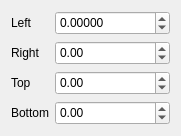
<?xml version="1.0" encoding="UTF-8"?>
<ui version="4.0">
 <class>RectFPropertyWidget</class>
 <widget class="QWidget" name="RectFPropertyWidget">
  <property name="geometry">
   <rect>
    <x>0</x>
    <y>0</y>
    <width>181</width>
    <height>127</height>
   </rect>
  </property>
  <property name="sizePolicy">
   <sizepolicy hsizetype="Minimum" vsizetype="Minimum">
    <horstretch>0</horstretch>
    <verstretch>0</verstretch>
   </sizepolicy>
  </property>
  <property name="windowTitle">
   <string>Form</string>
  </property>
  <layout class="QFormLayout" name="formLayout_2">
   <property name="fieldGrowthPolicy">
    <enum>QFormLayout::AllNonFixedFieldsGrow</enum>
   </property>
   <item row="0" column="0">
    <widget class="QLabel" name="label">
     <property name="text">
      <string>Left</string>
     </property>
    </widget>
   </item>
   <item row="0" column="1">
    <widget class="QDoubleSpinBox" name="dsbLeft">
     <property name="minimumSize">
      <size>
       <width>0</width>
       <height>24</height>
      </size>
     </property>
     <property name="decimals">
      <number>5</number>
     </property>
     <property name="minimum">
      <double>-10000.000000000000000</double>
     </property>
     <property name="maximum">
      <double>10000.000000000000000</double>
     </property>
    </widget>
   </item>
   <item row="1" column="0">
    <widget class="QLabel" name="label_2">
     <property name="text">
      <string>Right</string>
     </property>
    </widget>
   </item>
   <item row="1" column="1">
    <widget class="QDoubleSpinBox" name="dsbRight">
     <property name="minimumSize">
      <size>
       <width>0</width>
       <height>24</height>
      </size>
     </property>
     <property name="minimum">
      <double>-10000.000000000000000</double>
     </property>
     <property name="maximum">
      <double>10000.000000000000000</double>
     </property>
    </widget>
   </item>
   <item row="2" column="0">
    <widget class="QLabel" name="label_3">
     <property name="text">
      <string>Top</string>
     </property>
    </widget>
   </item>
   <item row="2" column="1">
    <widget class="QDoubleSpinBox" name="dsbTop">
     <property name="minimumSize">
      <size>
       <width>0</width>
       <height>24</height>
      </size>
     </property>
     <property name="minimum">
      <double>-10000.000000000000000</double>
     </property>
     <property name="maximum">
      <double>10000.000000000000000</double>
     </property>
    </widget>
   </item>
   <item row="3" column="0">
    <widget class="QLabel" name="label_4">
     <property name="text">
      <string>Bottom</string>
     </property>
    </widget>
   </item>
   <item row="3" column="1">
    <widget class="QDoubleSpinBox" name="dsbBottom">
     <property name="minimumSize">
      <size>
       <width>0</width>
       <height>24</height>
      </size>
     </property>
     <property name="minimum">
      <double>-10000.000000000000000</double>
     </property>
     <property name="maximum">
      <double>10000.000000000000000</double>
     </property>
    </widget>
   </item>
  </layout>
 </widget>
 <resources/>
 <connections/>
</ui>
